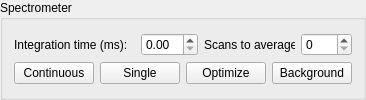
               <widget class="QGroupBox" name="groupBox_2">
                <property name="title">
                 <string>Spectrometer</string>
                </property>
                <layout class="QVBoxLayout" name="verticalLayout_11">
                 <item>
                  <layout class="QVBoxLayout" name="verticalLayout_10">
                   <item>
                    <layout class="QHBoxLayout" name="horizontalLayout_9">
                     <item>
                      <widget class="QLabel" name="label_integrationtime">
                       <property name="sizePolicy">
                        <sizepolicy hsizetype="Fixed" vsizetype="Preferred">
                         <horstretch>0</horstretch>
                         <verstretch>0</verstretch>
                        </sizepolicy>
                       </property>
                       <property name="minimumSize">
                        <size>
                         <width>121</width>
                         <height>0</height>
                        </size>
                       </property>
                       <property name="maximumSize">
                        <size>
                         <width>121</width>
                         <height>16777215</height>
                        </size>
                       </property>
                       <property name="text">
                        <string>Integration time (ms):</string>
                       </property>
                      </widget>
                     </item>
                     <item>
                      <widget class="QDoubleSpinBox" name="doubleSpinBox_integration_time_ms"/>
                     </item>
                     <item>
                      <widget class="QLabel" name="label_scansaverage">
                       <property name="sizePolicy">
                        <sizepolicy hsizetype="Fixed" vsizetype="Preferred">
                         <horstretch>0</horstretch>
                         <verstretch>0</verstretch>
                        </sizepolicy>
                       </property>
                       <property name="minimumSize">
                        <size>
                         <width>91</width>
                         <height>0</height>
                        </size>
                       </property>
                       <property name="maximumSize">
                        <size>
                         <width>91</width>
                         <height>16777215</height>
                        </size>
                       </property>
                       <property name="text">
                        <string>Scans to average:</string>
                       </property>
                      </widget>
                     </item>
                     <item>
                      <widget class="QSpinBox" name="spinBox_scansaverage"/>
                     </item>
                    </layout>
                   </item>
                   <item>
                    <layout class="QHBoxLayout" name="horizontalLayout_10">
                     <item>
                      <widget class="QPushButton" name="pushButton_continuous">
                       <property name="text">
                        <string>Continuous</string>
                       </property>
                       <property name="checkable">
                        <bool>true</bool>
                       </property>
                      </widget>
                     </item>
                     <item>
                      <widget class="QPushButton" name="pushButton_single">
                       <property name="text">
                        <string>Single</string>
                       </property>
                       <property name="checkable">
                        <bool>true</bool>
                       </property>
                      </widget>
                     </item>
                     <item>
                      <widget class="QPushButton" name="pushButton_optimize">
                       <property name="text">
                        <string>Optimize</string>
                       </property>
                       <property name="checkable">
                        <bool>false</bool>
                       </property>
                      </widget>
                     </item>
                     <item>
                      <widget class="QPushButton" name="pushButton_background">
                       <property name="enabled">
                        <bool>true</bool>
                       </property>
                       <property name="text">
                        <string>Background</string>
                       </property>
                       <property name="checkable">
                        <bool>true</bool>
                       </property>
                      </widget>
                     </item>
                    </layout>
                   </item>
                  </layout>
                 </item>
                </layout>
               </widget>
